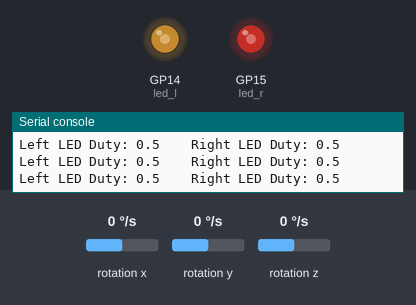
A program run on a simulated Raspberry Pi Pico running MicroPython. Shown: output pins drawn as LEDs (lit = HIGH), the last lines printed to the serial console. The test bench sets the inputs (shaded band); at power-on: rotation y 0 °/s, rotation x 0 °/s, rotation z 0 °/s. Library files of the repository ran but are not shown: imu.py.

Above: at 1.4 s.
1.5 s: rotation y set to -192 °/s
At 2.0 s:
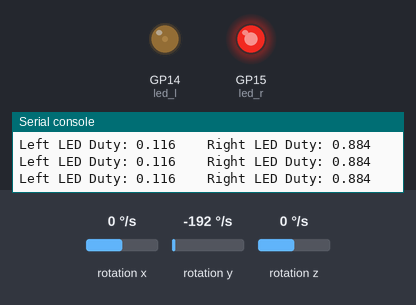
3.0 s: rotation y set to -100 °/s
At 4.1 s:
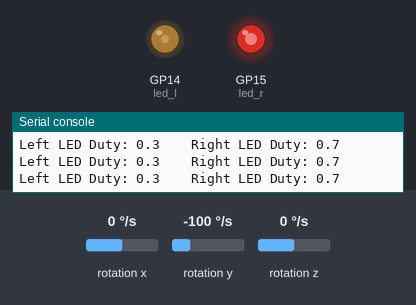
4.5 s: rotation y set to 100 °/s
At 5.0 s:
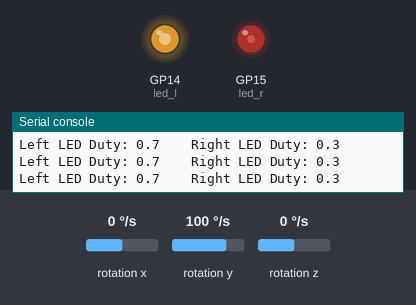
6.0 s: rotation y set to 192 °/s
At 7.0 s:
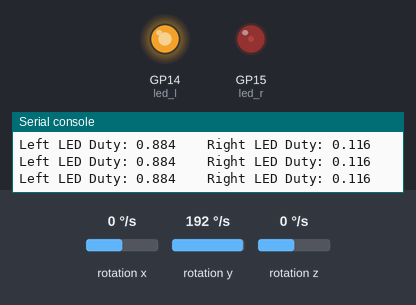
7.6 s: rotation y set to 0 °/s
At 7.9 s:
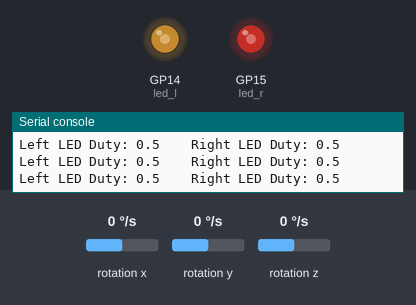
Timing chart, 0 to 10.1 s (numbered marks = the images above; inputs shaded):
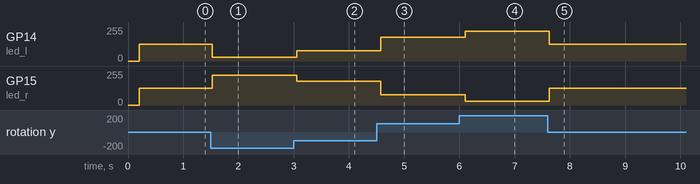

Measured:
- after the input at 1.5 s, GP14 (led_l): 127/255 → 30/255 at once; GP15 (led_r): 127/255 → 225/255 at once
- after the input at 3.0 s, GP14 (led_l): 30/255 → 76/255 after 0.05 s; GP15 (led_r): 225/255 → 178/255 after 0.05 s
- after the input at 4.5 s, GP14 (led_l): 76/255 → 178/255 after 0.08 s; GP15 (led_r): 178/255 → 76/255 after 0.08 s
- after the input at 6.0 s, GP14 (led_l): 178/255 → 225/255 after 0.10 s; GP15 (led_r): 76/255 → 30/255 after 0.10 s
- after the input at 7.6 s, GP14 (led_l): 225/255 → 127/255 at once; GP15 (led_r): 30/255 → 127/255 at once

The program:

mpu_y_rot.py
```python
'''
This program receives gyroscopic input from the MPU6050 controller and simulates
the functionality of a BLDC motor by varying the duty cycle of two LEDs connected
'''

from time import sleep

from machine import I2C, PWM, Pin

from imu import MPU6050

i2c = I2C(1, sda=Pin(26), scl=Pin(27), freq=400000)
imu = MPU6050(i2c)

# This LED (Left) simulates the functionality of a clock-wise spinning BLDC motor
led_l = PWM(Pin(14))
led_l.freq(1000)

# This LED (right) simulates the functionality of an anticlock-wise spinning BLDC motor
led_r = PWM(Pin(15))
led_r.freq(1000)

# Above motors are connected via an ESC each

duty_l = 0.5
duty_r = 0.5

while True:
    gy = round(imu.gyro.y)
    duty_delta_l = gy / 500
    led_l.duty_u16(int((duty_delta_l + duty_l) * 65535))

    duty_delta_r = - gy / 500
    led_r.duty_u16(int((duty_delta_r + duty_r) * 65535))

    print("Left LED Duty:", (duty_delta_l + duty_l),
          "\t Right LED Duty:", (duty_delta_r + duty_r))
    sleep(0.1)
```
